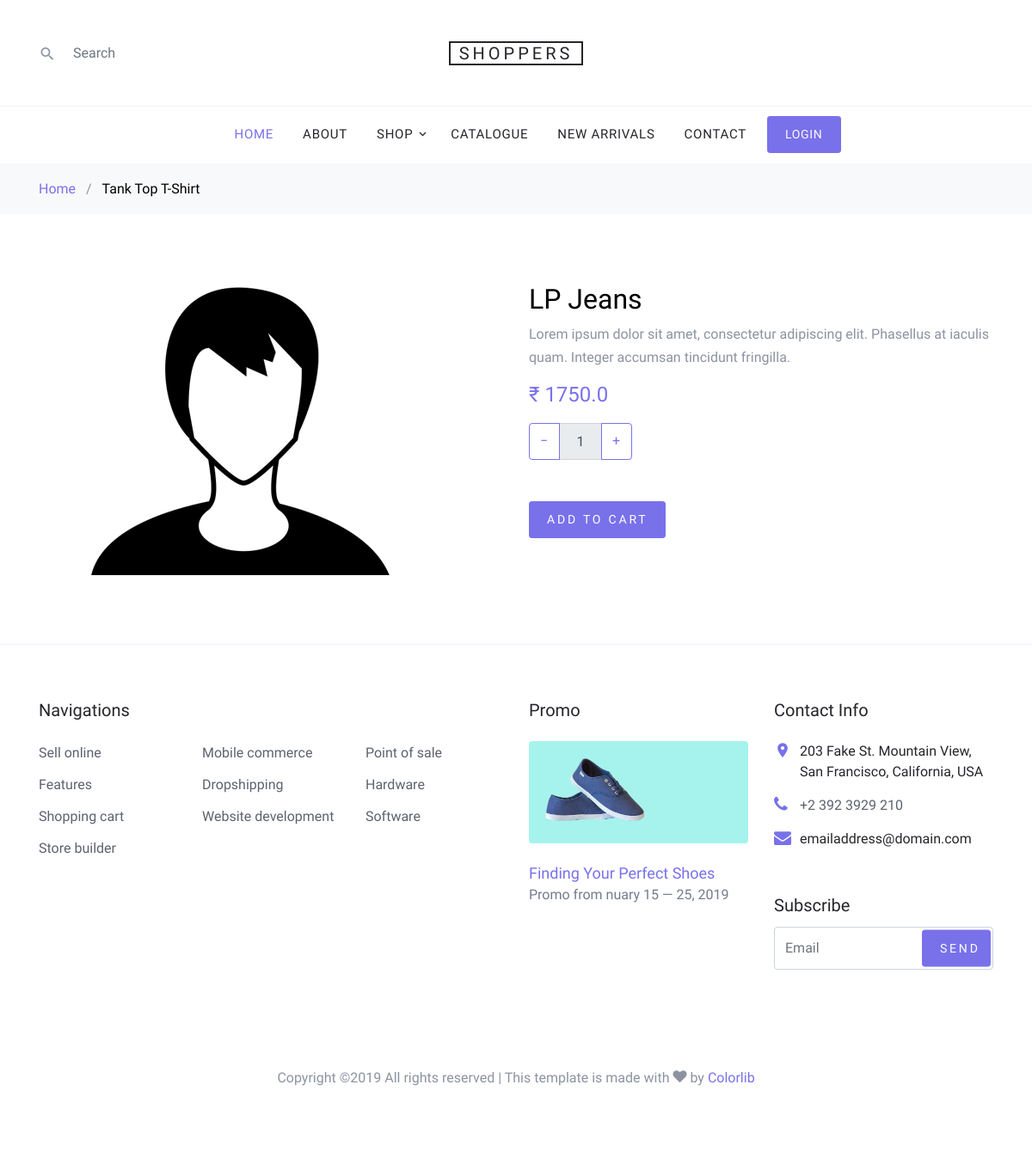
The page /products/lp_jeans on the database its author committed.
### core/models.py (models this page shows, shortened)
class Item(models.Model):
    title = models.CharField(max_length=130)
    price = models.FloatField()
    discount_price = models.FloatField(blank=True, null=True)
    category = models.CharField(choices=CATEGORY_CHOICES, max_length=2)
    label = models.CharField(choices=LABEL_CHOICES,
                             max_length=2, blank=True, null=True)
    date_added = models.DateTimeField(auto_now_add=True, blank=True, null=True)
    slug = models.SlugField()
    description = models.TextField()
    image = models.ImageField()
    def get_add_to_cart_url(self):
        return reverse('core:add-to-cart', kwargs={
            'slug': self.slug,
        })

### core/views.py (the view)
# urls.py: path('products/<slug>', ProductDetailView.as_view(), name='product'),
class ProductDetailView(DetailView):
    model = Item
    template_name = "product_detail.html"

### templates/product_detail.html (shortened to what this page needs)
{% extends "base.html" %}
{% load static %}
{% block content %}
    <div class="bg-light py-3">
      <div class="container">
        <div class="row">
          <div class="col-md-12 mb-0"><a href="index.html">Home</a> <span class="mx-2 mb-0">/</span> <strong class="text-black">Tank Top T-Shirt</strong></div>
        </div>
      </div>
    </div>
    <div class="site-section">
      <div class="container">
        <div class="row">
          <div class="col-md-6">
            <img src="{{ object.image.url }}" alt="Image" class="img-fluid">
          </div>
          <div class="col-md-6">
            <h2 class="text-black">{{ object.title }}</h2>
            <p>{{ object.description }}</p>
            <p><strong class="text-primary h4">₹ {{ object.price }}</strong></p>
            <div class="mb-5">
              <div class="input-group mb-3" style="max-width: 120px;">
              <div class="input-group-prepend">
                <button class="btn btn-outline-primary js-btn-minus" type="button">&minus;</button>
              </div>
              <input disabled type="text" class="form-control text-center" value="1" placeholder="" aria-label="Example text with button addon" aria-describedby="button-addon1">
              <div class="input-group-append">
                <button class="btn btn-outline-primary js-btn-plus" type="button">&plus;</button>
              </div>
            </div>
            </div>
            <p><a href="{{ object.get_add_to_cart_url }}" class="buy-now btn btn-sm btn-primary">Add To Cart</a></p>
          </div>
        </div>
      </div>
    </div>
      </div>
{% endblock content%}

### static_files/css/style.css (style rules this page uses)
body { line-height: 1.7; color: #8c92a0; font-weight: 300; font-size: 16px; }
a { -webkit-transition: .3s all ease; -o-transition: .3s all ease; transition: .3s all ease; }
.text-black { color: #000; }
.btn { text-transform: uppercase; position: relative; -webkit-transition: 0.2s all ease-in-out !important; -o-transition: 0.2s all ease-in-out !important; transition: 0.2s all ease-in-out !important; top: 0; letter-spacing: .05em; }
.btn.btn-sm { font-size: 14px !important; padding: 10px 20px !important; }
.btn.btn-primary { font-size: 17px; font-weight: 300; letter-spacing: .2em; }
.form-control { height: 43px; }
.site-section { padding: 2.5em 0; }
@media (min-width: 768px) { .site-section { padding: 5em 0; } }

### rows shown on the page
Item: image (picture), title "LP Jeans", description "Lorem ipsum dolor sit amet, consectetur adipiscing elit. Phasellus at iaculis quam. Integer accumsan tincidunt fringilla.", price "1750.0"
